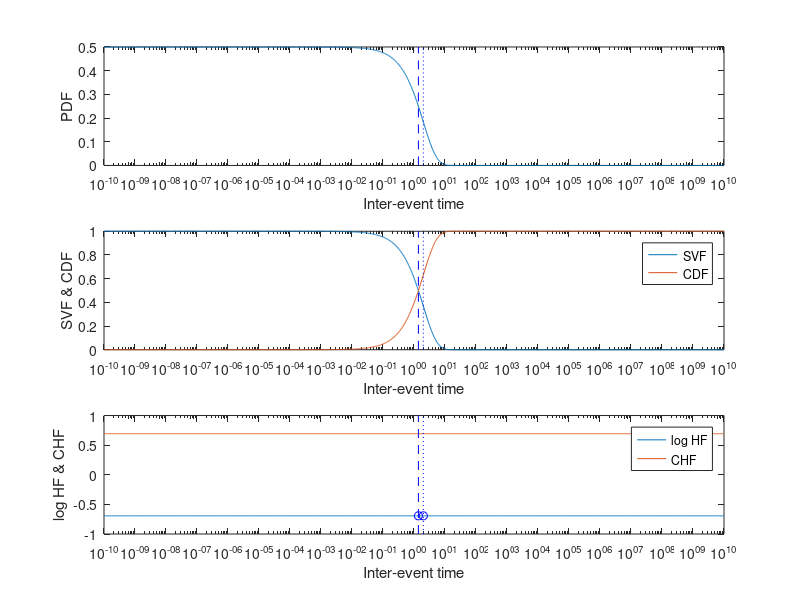
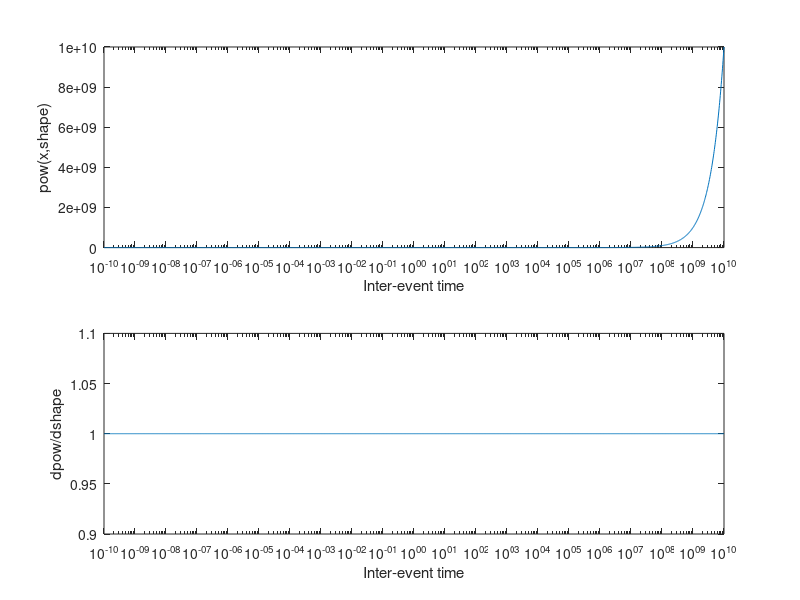
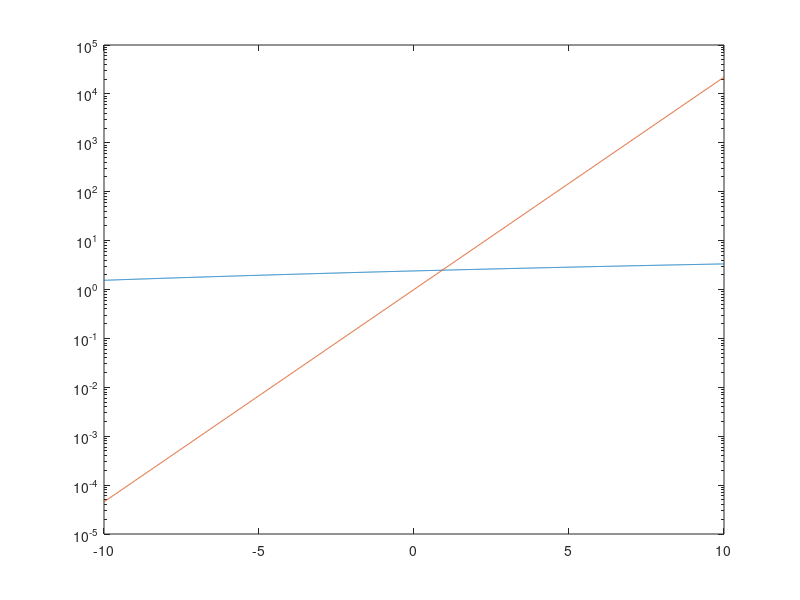

Source code (MATLAB) for these figures, in order:
% Simple script to examine the Weibull distribution, for the constraints of the data.
clear;

Tmean=2e+0;
shape=1.0;

scale=(Tmean/gamma(1+1/shape))^(-shape);

x=10.^(-10:0.01:+10);
lHF=log(scale)+log(shape)+(shape-1)*log(x);
lSVF=-scale*x.^shape;
lPDF=lHF+lSVF;
lCDF=log(1-exp(lSVF));
CHF=-lHF;

Tmean2=scale^(-1/shape)*gamma(1+1/shape);
Tmedian=exp(log(log(2)/scale)/shape);

Rmean=interp1(x,lHF,Tmean2,'linear','extrap');
Rmedian=interp1(x,lHF,Tmedian,'linear','extrap');

[Rmean -log(Tmean2)]
[Rmedian -log(Tmedian)]

figure(1); clf;
ax1=subplot(311);
semilogx(x,exp(lPDF)); hold on;
semilogx(Tmean2*[1 1],ylim(),':b');
semilogx(Tmedian*[1 1],ylim(),'--b');
xlabel('Inter-event time');
ylabel('PDF');
ax2=subplot(312);
semilogx(x,exp(lSVF),'DisplayName','SVF'); hold on;
semilogx(x,exp(lCDF),'DisplayName','CDF');
semilogx(Tmean2*[1 1],ylim(),':b','HandleVisibility','off');
semilogx(Tmedian*[1 1],ylim(),'--b','HandleVisibility','off');
xlabel('Inter-event time');
ylabel('SVF & CDF');
legend();
ax3=subplot(313);
semilogx(x,(lHF),'DisplayName','log HF'); hold on;
semilogx(x,(CHF),'DisplayName','CHF');
semilogx(Tmean2*[1 1],ylim(),':b','HandleVisibility','off');
semilogx(Tmedian*[1 1],ylim(),'--b','HandleVisibility','off');
semilogx([Tmean2,Tmedian],[Rmean,Rmedian],'ob','HandleVisibility','off');
xlabel('Inter-event time');
ylabel('log HF & CHF');
legend();

linkaxes([ax1 ax2 ax3],'x');



figure(2); clf;
ax1=subplot(211);
semilogx(x,x.^shape);
xlabel('Inter-event time');
ylabel('pow(x,shape)');
ax2=subplot(212);
semilogx(x,shape*x.^(shape-1));
xlabel('Inter-event time');
ylabel('dpow/dshape');
linkaxes([ax1 ax2],'x');

figure(3); clf;
b=0.1;
semilogy(-10:1e-2:10,log(1+exp(b*(-10:1e-2:10))/b)); hold on;
semilogy(-10:1e-2:10,exp(-10:1e-2:10));